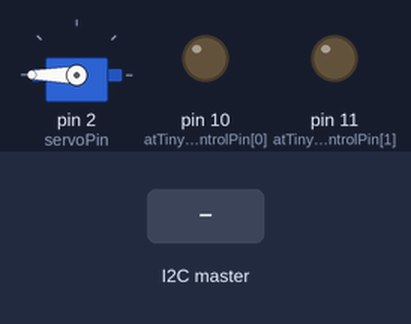
The sketch below on a simulated Arduino Mega 2560, built with avr-gcc and run on an emulated ATmega2560. On the bench: servo, output pins drawn as LEDs (lit = HIGH). Inputs (shaded band) come from the test bench. What the sketch prints to the serial monitor is not drawn.

Above: at 1.8 s.
1.9 s: the I2C master sends "c"
At 3.1 s:
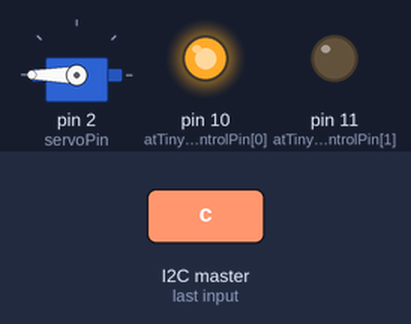
3.4 s: the I2C master sends "a"
At 4.6 s:
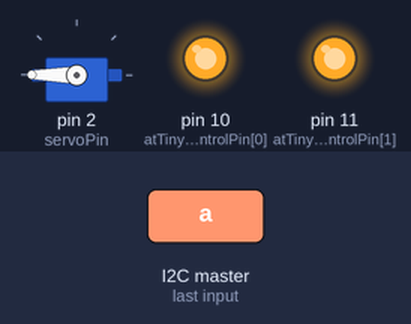
4.9 s: the I2C master sends "d"
At 5.2 s:
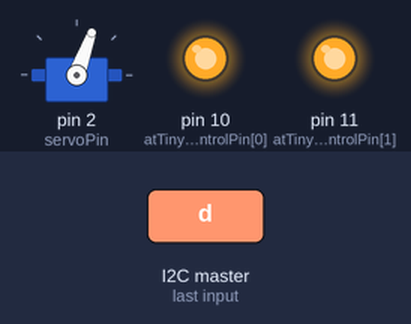
6.4 s: the I2C master sends "s"
At 7.2 s:
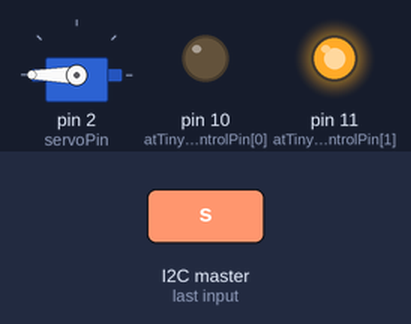
8.4 s: the I2C master sends "r"
At 8.8 s:
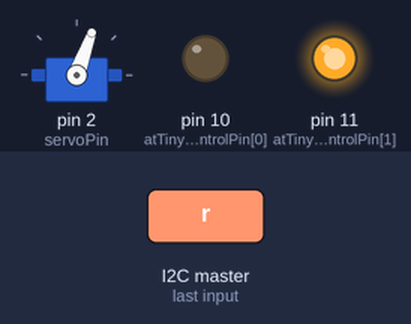
9.9 s: the I2C master sends "c"
At 10.3 s:
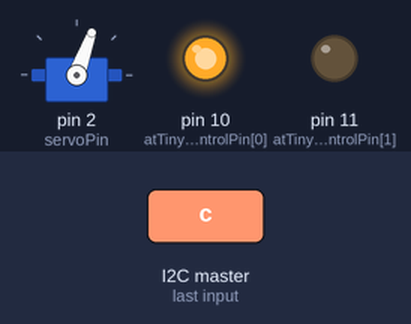
Timing chart, 0 to 18.9 s (numbered marks = the images above; inputs shaded):
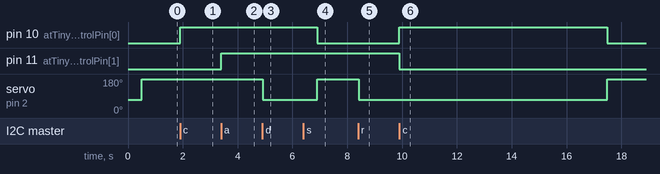

The sketch:

PINCH_SLAVE_MOVE_ALL.ino
```cpp
#include <FlexiTimer2.h>
#include <Servo.h>
#include <Wire.h>

#define WIRE_SLAVE_ADDRESS 6

// PINCH flag statement
#define NONE 0
#define DETECT_CLOTH 1
#define PINCH_OPENED 2
#define INSIDE_CLOTH 3
#define MOVE 4
#define RELEASE_FLAG 5
#define RELEASE 6
#define INITIALIZE 7

// stepping motor statement
#define STOP 0
#define CLOCKWISE 1
#define ANTCLOCKWISE 2

// servo degree setting
#define SERVO_OPEN 70
#define SERVO_CLOSE 180

// time between open to close (about 30ms * PINCH_OPEN_TIME)
#define PINCH_OPEN_TIME 50;
// between release to close
#define PINCH_RELEASE_TIME 300;
#define PINCH_FINISH_TIME 300;
// pin asign
int photoReflecterPin[2] = {0,1};
int servoPin = 2;

Servo myServo;
int pinchState = NONE;
int openTimer, releaseTimer, finishTimer;

int atTinyControlPin[2] = {10,11};

int curtainPin = 2;


void setup() {
  // init
  Serial.begin(9600);

  myServo.attach(servoPin);

  // servo check
  myServo.write(SERVO_OPEN);
  delay(500);
  myServo.write(SERVO_CLOSE);

  openTimer = PINCH_OPEN_TIME;
  releaseTimer = PINCH_RELEASE_TIME;
  finishTimer = PINCH_FINISH_TIME;

  pinMode(atTinyControlPin[0], OUTPUT);
  pinMode(atTinyControlPin[1], OUTPUT);

  Wire.begin(WIRE_SLAVE_ADDRESS);
  Wire.onRequest(returnSensorNum);
  Wire.onReceive(setSensorValue);

  delay(100);
}

///////////////////////////////////////////////////////////////////////////////////////////////

void loop() {
//  Serial.print(pinchState);
//  Serial.print(" : ");
//  Serial.print(analogRead(photoReflecterPin[0]));
//  Serial.print(" , ");
//  Serial.println(analogRead(photoReflecterPin[1]));

  Serial.print(releaseTimer);

//  if((pinchState == NONE) && analogRead(photoReflecterPin[0]) > 300){
//    pinchState = DETECT_CLOTH;
//  }
  if(pinchState == DETECT_CLOTH){
    openTimer--;
    if(openTimer < 0){
      pinchState = PINCH_OPENED;
      openTimer = PINCH_OPEN_TIME;
    }
  }
//  if((pinchState == PINCH_OPENED) && analogRead(photoReflecterPin[1]) > 300){
//    pinchState = INSIDE_CLOTH;
//  }

//  if(pinchState == INSIDE_CLOTH){
//    //stepping_motor
////    steppingMotorControl(ANTCLOCKWISE);
////    pinchState = MOVE;
//
//    //u_sonic
////    int input = analogRead(u_sonicPinReceive);
////    if(input >=600 || input <= 400){
////      for(int i = 0; i < 4; i++){
////        pinch_state_flag = RELEASE;
////      }
////    }
//  }
  if(pinchState == RELEASE_FLAG){
    releaseTimer--;
    if(releaseTimer < 0){
//      pinchState = NONE;
      pinchState = RELEASE;
      releaseTimer = PINCH_RELEASE_TIME;
    }
  }

  if(pinchState == RELEASE){
    finishTimer--;
    if(finishTimer < 0){
//      pinchState = NONE;
      pinchState = NONE;
      finishTimer = PINCH_FINISH_TIME;
      steppingMotorControl(STOP);
    }
  }

  switch(pinchState){
    case NONE: myServo.write(SERVO_CLOSE); break;
    case DETECT_CLOTH: myServo.write(SERVO_OPEN); break;
    case INSIDE_CLOTH: myServo.write(SERVO_CLOSE); break;
    case MOVE: myServo.write(SERVO_CLOSE); break;
//    case RELEASE: myServo.write(SERVO_OPEN);  break;
    case RELEASE_FLAG: myServo.write(SERVO_CLOSE); break;
    case RELEASE: myServo.write(SERVO_OPEN);  break;
    case INITIALIZE: initialize(); break;
  }

  // Serial monitoring
//  Serial.println(analogRead(photoReflecterPin[0]));
////  Serial.print(" , ");
//  Serial.println(analogRead(photoReflecterPin[1]));
//  Serial.print(" , ");
//  Serial.println(flag);
  delay(30);
//  Serial.println(pinch_state_flag[0]);
}

///////////////////////////////////////////////////////////////////////////////////////////////

void steppingMotorControl(int mode){
  switch(mode){
    case STOP:
      digitalWrite(atTinyControlPin[0],LOW);
      break;
    case CLOCKWISE:
      digitalWrite(atTinyControlPin[0],HIGH);
      digitalWrite(atTinyControlPin[1],LOW);
      break;
    case ANTCLOCKWISE:
      digitalWrite(atTinyControlPin[0],HIGH);
      digitalWrite(atTinyControlPin[1],HIGH);
      break;
  }
}

void returnSensorNum(){
  char sendData[3];
//  sendData[0] = (char)(pinchState);
  sendData[0] = (unsigned char)(analogRead(photoReflecterPin[0])/4);
  sendData[1] = (unsigned char)(analogRead(photoReflecterPin[1])/4);

  switch(pinchState){
    case NONE:
      sendData[2] = 'n';
      break;
    case DETECT_CLOTH:
      sendData[2] = 'd';
      break;
    case PINCH_OPENED:
      sendData[2] = 'p';
      break;
    case INSIDE_CLOTH:
      sendData[2] = 'i';
      break;
    case MOVE:
      sendData[2] = 'm';
      break;
    case RELEASE_FLAG:
      sendData[2] = 'f';
      break;
    case RELEASE:
      sendData[2] = 'r';
      break;
  }

//  sendData[2] = (char)(pinchState);

//  Serial.print("state");
//  Serial.println(pinchState);
////  Serial.print(" ");
//Serial.print("photo1");
//  Serial.println(analogRead(photoReflecterPin[0])/4);
////  Serial.print(" ");
//Serial.print("photo2");
//  Serial.println(analogRead(photoReflecterPin[1])/4);
//  Serial.print(" ");

  Wire.write(sendData);
}

void setSensorValue(int a){
  char c;
  while(Wire.available()){
    c = Wire.read(); // 1バイト受信
  }
  Serial.println(c);
  if(c == 'c'){
    steppingMotorControl(CLOCKWISE);
//    pinchState = MOVE;
  }
  else if(c == 'a'){
    steppingMotorControl(ANTCLOCKWISE);
//    pinchState = MOVE;
  }

  switch(c){
    case 'n':
      pinchState = NONE;
      break;
    case 'd':
      pinchState = DETECT_CLOTH;
      break;
    case 'p':
      pinchState = PINCH_OPENED;
      break;
    case 'i':
      pinchState = INSIDE_CLOTH;
      break;
    case 'm':
      pinchState = MOVE;
      break;
    case 'f':
      pinchState = RELEASE_FLAG;
      break;
    case 'r':
      pinchState = RELEASE;
      break;
    case 's':
      pinchState = INITIALIZE;
      break;
  }
}

void initialize(){
  // servo check
  myServo.write(SERVO_OPEN);
  delay(500);
  myServo.write(SERVO_CLOSE);

  openTimer = PINCH_OPEN_TIME;
  releaseTimer = PINCH_RELEASE_TIME;
  finishTimer = PINCH_FINISH_TIME;

  pinchState = NONE;

  steppingMotorControl(NONE);
}
```

Measured:
- after the input at 1.9 s, pin 10 (atTinyControlPin[0]): LOW → HIGH at once
- after the input at 3.4 s, pin 11 (atTinyControlPin[1]): LOW → HIGH at once
- after the input at 4.9 s, servo on pin 2 (servoPin): 180° → 70° at once
- after the input at 6.4 s, pin 10 (atTinyControlPin[0]): HIGH → LOW after 0.50 s; servo on pin 2 (servoPin): 70° → 180° after 0.50 s
- after the input at 8.4 s, servo on pin 2 (servoPin): 180° → 70° at once
- after the input at 9.9 s, pin 10 (atTinyControlPin[0]): LOW → HIGH at once, → LOW 7.6 s later; pin 11 (atTinyControlPin[1]): HIGH → LOW at once
